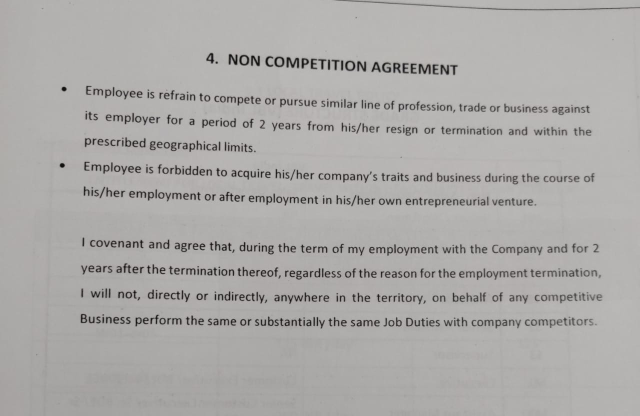
#> input picture 1.jpeg, 1280 x 832 px (shown at 1/2 size)
$ python 'OCR Spyder.py'
#> lines starting #> are read from the running program, lines starting #| are printed output that depends on the picture; after the words box and inside, x2 and y2 are one past the last pixel; in counts of white or black regions, pixels touching at a corner belong together
# -*- coding: utf-8 -*-
"""
Created on Thu Jan 27 00:21:14 2022

@author: sanjay a l
"""

import cv2
import pytesseract as pt
import pandas as pd


pt.pytesseract.tesseract_cmd=r"C:\Program Files\Tesseract-OCR\tesseract.exe"

img=cv2.imread("1.jpeg")
#> img is the input picture: shape (832, 1280, 3); mean B, G, R 168.5, 170.4, 171.8
cap=cv2.resize(img,None,fx=0.5,fy=0.5)
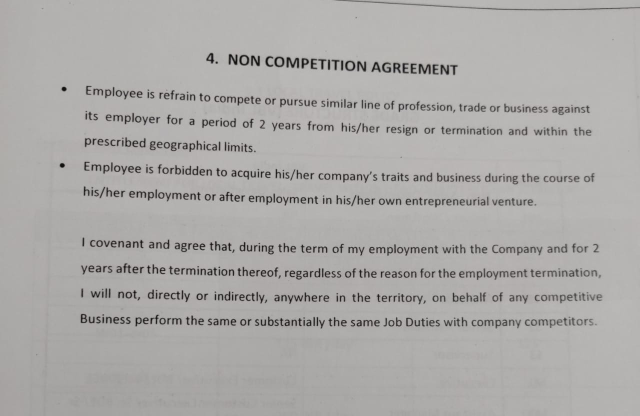
#> cap: shape (416, 640, 3); mean B, G, R 168.6, 170.4, 171.9
gray=cv2.cvtColor(cap,cv2.COLOR_BGR2GRAY)

adaptive_threshold=cv2.adaptiveThreshold(gray,214,cv2.ADAPTIVE_THRESH_GAUSSIAN_C,cv2.THRESH_BINARY,85,11)
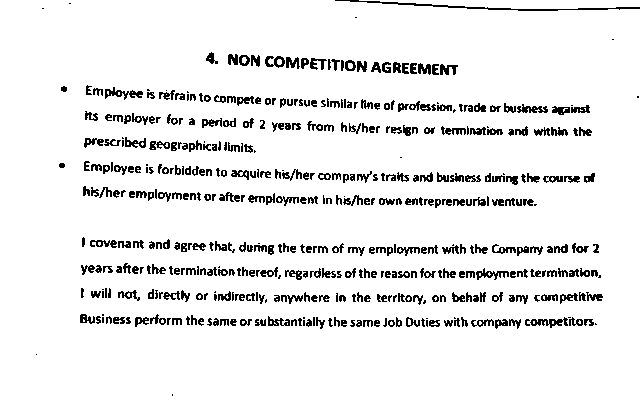
#> adaptive_threshold: shape (416, 640); values 0 (black) and 214 (white), 92.5% white; black in thin lines or dots, all inside (x1, y1, x2, y2) = (36, 0, 640, 396)
config ="--psm 3"

#> (the run stopped early here; a loop or call above may not have finished)

$ run again, with test file 3.png saved as 1.jpeg
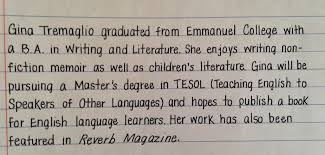
#> input picture test file 3.png, 325 x 155 px
#> img is the input picture: shape (155, 325, 3); mean B, G, R 153, 161, 167.9
#> `cap=cv2.resize(img,None,fx=0.5,fy=0.5)`:
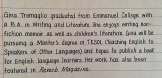
#> cap: shape (78, 162, 3); mean B, G, R 153.2, 161.2, 168
#> `adaptive_threshold=cv2.adaptiveThreshold(gray,214,cv2.ADAPTIVE_THRESH_..`:
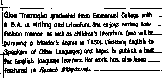
#> adaptive_threshold: shape (78, 162); values 0 (black) and 214 (white), 77.4% white; black in thin lines or dots
